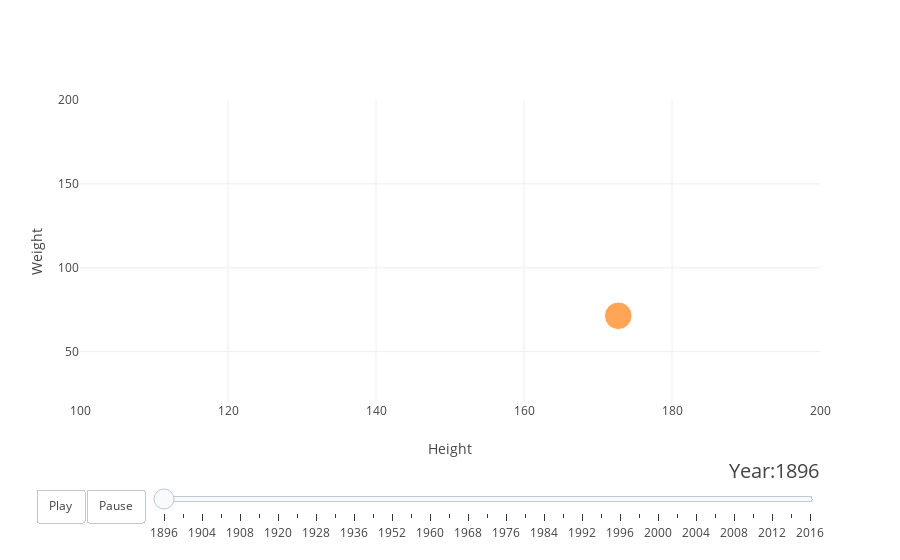

The cell this chart's notebook holds for it:
### Markdown cell above
## Another visualization for the height vs weight for males and females over the years

### Code cell
tmp = athlete_events_df.groupby(['Sex', 'Year'])['Height', 'Weight'].agg('mean').dropna()
df1 = pd.DataFrame(tmp).reset_index()
tmp2 = athlete_events_df.groupby(['Sex', 'Year'])['ID'].count()
df2 = pd.DataFrame(tmp2).reset_index()
dataset = df1.merge(df2)


hover_text = []
for index, row in dataset.iterrows():
    hover_text.append(('Year: {}<br>'+
                       'Sex: {}<br>'+
                      'Number of athlets: {}<br>'+
                      'Mean Height: {}<br>'+
                      'Mean Weight: {}<br>').format(row['Year'], 
                                            row['Sex'],
                                            row['ID'],
                                            round(row['Height'],2),
                                            round(row['Weight'],2)))
dataset['hover_text'] = hover_text















years = (athlete_events_df.groupby(['Year'])['Year'].nunique()).index
sexes = (athlete_events_df.groupby(['Sex'])['Sex'].nunique()).index
figure = {
    'data': [],
    'layout': {},
    'frames': []
}

# fill in most of layout
figure['layout']['xaxis'] = {'range': [100, 200], 'title': 'Height'}
figure['layout']['yaxis'] = {'range': [20, 200],'title': 'Weight'}
figure['layout']['hovermode'] = 'closest'
figure['layout']['showlegend'] = False
figure['layout']['sliders'] = {
    'args': [
        'transition', {
            'duration': 400,
            'easing': 'cubic-in-out'
        }
    ],
    'initialValue': '1896',
    'plotlycommand': 'animate',
    'values': years,
    'visible': True
}

figure['layout']['updatemenus'] = [
    {
        'buttons': [
            {
                'args': [None, {'frame': {'duration': 500, 'redraw': False},
                         'fromcurrent': True, 'transition': {'duration': 300, 'easing': 'quadratic-in-out'}}],
                'label': 'Play',
                'method': 'animate'
            },
            {
                'args': [[None], {'frame': {'duration': 0, 'redraw': False}, 'mode': 'immediate',
                'transition': {'duration': 0}}],
                'label': 'Pause',
                'method': 'animate'
            }
        ],
        'direction': 'left',
        'pad': {'r': 10, 't': 87},
        'showactive': False,
        'type': 'buttons',
        'x': 0.1,
        'xanchor': 'right',
        'y': 0,
        'yanchor': 'top'
    }
]
sliders_dict = {
    'active': 0,
    'yanchor': 'top',
    'xanchor': 'left',
    'currentvalue': {
        'font': {'size': 20},
        'prefix': 'Year:',
        'visible': True,
        'xanchor': 'right'
    },
    'transition': {'duration': 300, 'easing': 'cubic-in-out'},
    'pad': {'b': 10, 't': 50},
    'len': 0.9,
    'x': 0.1,
    'y': 0,
    'steps': []
}
# make data
year = 1896
for sex in sexes:
    dataset_by_year = dataset[dataset['Year'] == year]
    dataset_by_year_and_season = dataset_by_year[dataset_by_year['Sex'] == sex]

    data_dict = {
        'x': list(dataset_by_year_and_season['Height']),
        'y': list(dataset_by_year_and_season['Weight']),
        'mode': 'markers',
        'text': list(dataset_by_year_and_season['hover_text']),
        'marker': {
            'sizemode': 'area',
            'sizeref': 1,
            'size': list(dataset_by_year_and_season['ID'])
        },
        'name': sex
    }
    figure['data'].append(data_dict)
# make frames
for year in years:
    frame = {'data': [], 'name': str(year)}
    for sex in sexes:
        dataset_by_year = dataset[dataset['Year'] == int(year)]
        dataset_by_year_and_season = dataset_by_year[dataset_by_year['Sex'] == sex]

        data_dict = {
            'x': list(dataset_by_year_and_season['Height']),
            'y': list(dataset_by_year_and_season['Weight']),
            'mode': 'markers',
            'text': list(dataset_by_year_and_season['hover_text']),
            'marker': {
                'sizemode': 'area',
                'sizeref': 1,
                'size':  list(dataset_by_year_and_season['ID'])
            },
            'name': sex
        }
        frame['data'].append(data_dict)

    figure['frames'].append(frame)
    slider_step = {'args': [
        [year],
        {'frame': {'duration': 300, 'redraw': False},
         'mode': 'immediate',
       'transition': {'duration': 300}}
     ],
     'label': year,
     'method': 'animate'}
    sliders_dict['steps'].append(slider_step)
figure['layout']['sliders'] = [sliders_dict]
# Lets read in the noc_country mapping first
noc_country = pd.read_csv('noc_regions.csv')
noc_country.drop('notes', axis = 1 , inplace = True)
noc_country.rename(columns = {'region':'Country'}, inplace = True)
iplot(figure)

### Figure 1 — Plotly figure (JSON) as saved in the notebook; plotly's stock layout.template omitted (floating-point values rounded to 4 significant figures)
{"data": [{"marker": {"size": [], "sizemode": "area", "sizeref": 1}, "mode": "markers", "name": "F", "text": [], "type": "scatter", "uid": "91afda35-ae6c-489d-b535-40c6675a2ec8", "x": [], "y": []}, {"marker": {"size": [380], "sizemode": "area", "sizeref": 1}, "mode": "markers", "name": "M", "text": ["Year: 1896<br>Sex: M<br>Number of athlets: 380<br>Mean Height: 172.74<br>Mean Weight: 71.39<br>"], "type": "scatter", "uid": "1c7bca92-469e-463e-bc32-170759511d82", "x": [172.7], "y": [71.39]}], "layout": {"hovermode": "closest", "showlegend": false, "sliders": [{"active": 0, "currentvalue": {"font": {"size": 20}, "prefix": "Year:", "visible": true, "xanchor": "right"}, "len": 0.9, "pad": {"b": 10, "t": 50}, "steps": [{"args": [[1896], {"frame": {"duration": 300, "redraw": false}, "mode": "immediate", "transition": {"duration": 300}}], "label": "1896", "method": "animate"}, {"args": [[1900], {"frame": {"duration": 300, "redraw": false}, "mode": "immediate", "transition": {"duration": 300}}], "label": "1900", "method": "animate"}, {"args": [[1904], {"frame": {"duration": 300, "redraw": false}, "mode": "immediate", "transition": {"duration": 300}}], "label": "1904", "method": "animate"}, {"args": [[1906], {"frame": {"duration": 300, "redraw": false}, "mode": "immediate", "transition": {"duration": 300}}], "label": "1906", "method": "animate"}, {"args": [[1908], {"frame": {"duration": 300, "redraw": false}, "mode": "immediate", "transition": {"duration": 300}}], "label": "1908", "method": "animate"}, {"args": [[1912], {"frame": {"duration": 300, "redraw": false}, "mode": "immediate", "transition": {"duration": 300}}], "label": "1912", "method": "animate"}, {"args": [[1920], {"frame": {"duration": 300, "redraw": false}, "mode": "immediate", "transition": {"duration": 300}}], "label": "1920", "method": "animate"}, {"args": [[1924], {"frame": {"duration": 300, "redraw": false}, "mode": "immediate", "transition": {"duration": 300}}], "label": "1924", "method": "animate"}, {"args": [[1928], {"frame": {"duration": 300, "redraw": false}, "mode": "immediate", "transition": {"duration": 300}}], "label": "1928", "method": "animate"}, {"args": [[1932], {"frame": {"duration": 300, "redraw": false}, "mode": "immediate", "transition": {"duration": 300}}], "label": "1932", "method": "animate"}, {"args": [[1936], {"frame": {"duration": 300, "redraw": false}, "mode": "immediate", "transition": {"duration": 300}}], "label": "1936", "method": "animate"}, {"args": [[1948], {"frame": {"duration": 300, "redraw": false}, "mode": "immediate", "transition": {"duration": 300}}], "label": "1948", "method": "animate"}, {"args": [[1952], {"frame": {"duration": 300, "redraw": false}, "mode": "immediate", "transition": {"duration": 300}}], "label": "1952", "method": "animate"}, {"args": [[1956], {"frame": {"duration": 300, "redraw": false}, "mode": "immediate", "transition": {"duration": 300}}], "label": "1956", "method": "animate"}, {"args": [[1960], {"frame": {"duration": 300, "redraw": false}, "mode": "immediate", "transition": {"duration": 300}}], "label": "1960", "method": "animate"}, {"args": [[1964], {"frame": {"duration": 300, "redraw": false}, "mode": "immediate", "transition": {"duration": 300}}], "label": "1964", "method": "animate"}, {"args": [[1968], {"frame": {"duration": 300, "redraw": false}, "mode": "immediate", "transition": {"duration": 300}}], "label": "1968", "method": "animate"}, {"args": [[1972], {"frame": {"duration": 300, "redraw": false}, "mode": "immediate", "transition": {"duration": 300}}], "label": "1972", "method": "animate"}, {"args": [[1976], {"frame": {"duration": 300, "redraw": false}, "mode": "immediate", "transition": {"duration": 300}}], "label": "1976", "method": "animate"}, {"args": [[1980], {"frame": {"duration": 300, "redraw": false}, "mode": "immediate", "transition": {"duration": 300}}], "label": "1980", "method": "animate"}, {"args": [[1984], {"frame": {"duration": 300, "redraw": false}, "mode": "immediate", "transition": {"duration": 300}}], "label": "1984", "method": "animate"}, {"args": [[1988], {"frame": {"duration": 300, "redraw": false}, "mode": "immediate", "transition": {"duration": 300}}], "label": "1988", "method": "animate"}, {"args": [[1992], {"frame": {"duration": 300, "redraw": false}, "mode": "immediate", "transition": {"duration": 300}}], "label": "1992", "method": "animate"}, {"args": [[1994], {"frame": {"duration": 300, "redraw": false}, "mode": "immediate", "transition": {"duration": 300}}], "label": "1994", "method": "animate"}, {"args": [[1996], {"frame": {"duration": 300, "redraw": false}, "mode": "immediate", "transition": {"duration": 300}}], "label": "1996", "method": "animate"}, {"args": [[1998], {"frame": {"duration": 300, "redraw": false}, "mode": "immediate", "transition": {"duration": 300}}], "label": "1998", "method": "animate"}, {"args": [[2000], {"frame": {"duration": 300, "redraw": false}, "mode": "immediate", "transition": {"duration": 300}}], "label": "2000", "method": "animate"}, {"args": [[2002], {"frame": {"duration": 300, "redraw": false}, "mode": "immediate", "transition": {"duration": 300}}], "label": "2002", "method": "animate"}, {"args": [[2004], {"frame": {"duration": 300, "redraw": false}, "mode": "immediate", "transition": {"duration": 300}}], "label": "2004", "method": "animate"}, {"args": [[2006], {"frame": {"duration": 300, "redraw": false}, "mode": "immediate", "transition": {"duration": 300}}], "label": "2006", "method": "animate"}, {"args": [[2008], {"frame": {"duration": 300, "redraw": false}, "mode": "immediate", "transition": {"duration": 300}}], "label": "2008", "method": "animate"}, {"args": [[2010], {"frame": {"duration": 300, "redraw": false}, "mode": "immediate", "transition": {"duration": 300}}], "label": "2010", "method": "animate"}, {"args": [[2012], {"frame": {"duration": 300, "redraw": false}, "mode": "immediate", "transition": {"duration": 300}}], "label": "2012", "method": "animate"}, {"args": [[2014], {"frame": {"duration": 300, "redraw": false}, "mode": "immediate", "transition": {"duration": 300}}], "label": "2014", "method": "animate"}, {"args": [[2016], {"frame": {"duration": 300, "redraw": false}, "mode": "immediate", "transition": {"duration": 300}}], "label": "2016", "method": "animate"}], "transition": {"duration": 300, "easing": "cubic-in-out"}, "x": 0.1, "xanchor": "left", "y": 0, "yanchor": "top"}], "updatemenus": [{"buttons": [{"args": [null, {"frame": {"duration": 500, "redraw": false}, "fromcurrent": true, "transition": {"duration": 300, "easing": "quadratic-in-out"}}], "label": "Play", "method": "animate"}, {"args": [[null], {"frame": {"duration": 0, "redraw": false}, "mode": "immediate", "transition": {"duration": 0}}], "label": "Pause", "method": "animate"}], "direction": "left", "pad": {"r": 10, "t": 87}, "showactive": false, "type": "buttons", "x": 0.1, "xanchor": "right", "y": 0, "yanchor": "top"}], "xaxis": {"range": [100, 200], "title": {"text": "Height"}}, "yaxis": {"range": [20, 200], "title": {"text": "Weight"}}}}
